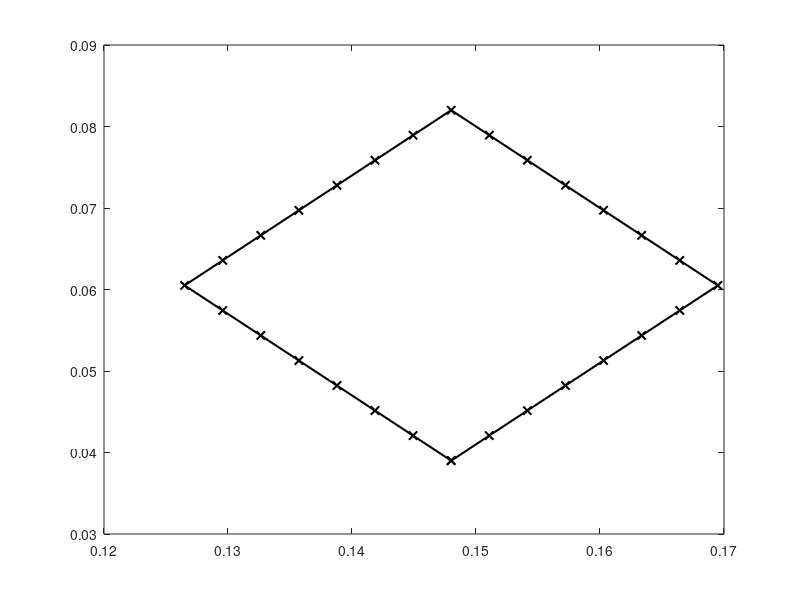

Write the MATLAB code that produced this figure. (Note: this script raises an error after producing the figure.)
% creates the magnetic field h5 file necessary for espic2d
% This uses the geometry of the refurbished 170GHz coaxial gyrotron gun 
% The magnetic field is the one created by the asg magnet 
% Both the magnet and geometry are definde in the Final report of the 
% Development of the european gyrotron CCCGDS6 


%% Define the individual boundaries
rmin=0.039;
rmax=0.082;
zmin=0.107;
zmax=0.189;

rc=0.5*(rmin+rmax);
zc=0.5*(zmin+zmax);
zmin=zc-0.5*(rmax-rmin);
zmax=zc+0.5*(rmax-rmin);

npts=8;
geomcells={};
geomcells{1}.Z=zeros(1,4*npts-3);
geomcells{1}.R=zeros(1,4*npts-3);

geomcells{1}.Z(1)=zc;
geomcells{1}.R(1)=rmin;

i=1;
points=linspace(0,1,npts)'*([zmin,rc]-[zc rmin])+[zc rmin];
geomcells{1}.Z(i+(1:npts-1))=points(2:end,1);
geomcells{1}.R(i+(1:npts-1))=points(2:end,2);

i=i+npts-1;
points=linspace(0,1,npts)'*([zc,rmax]-[zmin rc])+[zmin rc];
geomcells{1}.Z(i+(1:npts-1))=points(2:end,1);
geomcells{1}.R(i+(1:npts-1))=points(2:end,2);

i=i+npts-1;
points=linspace(0,1,npts)'*([zmax,rc]-[zc rmax])+[zc rmax];
geomcells{1}.Z(i+(1:npts-1))=points(2:end,1);
geomcells{1}.R(i+(1:npts-1))=points(2:end,2);

i=i+npts-1;
points=linspace(0,1,npts)'*([zc,rmin]-[zmax rc])+[zmax rc];
geomcells{1}.Z(i+(1:npts-1))=points(2:end,1);
geomcells{1}.R(i+(1:npts-1))=points(2:end,2);


    
geomcells{1}.Z=flip(geomcells{1}.Z);
geomcells{1}.R=flip(geomcells{1}.R);

for k=1:length(geomcells)
geomcells{k}.order=4;
geomcells{k}.dim=2;
geomcells{k}.epsce=1e-9;
geomcells{k}.epsge=1e-9;
geomcells{k}.Dval=0;
geomcells{k}.name=sprintf('Electrode_%i',k);
geomcells{k}.points=[geomcells{k}.Z; geomcells{k}.R];
end

%% Plots
f=figure;
for k=1:length(geomcells)
    plothandle=plot(geomcells{k}.Z, geomcells{k}.R,'k-x','linewidth',1.5);
    hold on
    geomcells{k}.points=[geomcells{k}.Z; geomcells{k}.R];
    order=geomcells{k}.order;
    knots=linspace(0,1,length(geomcells{k}.Z)-(order-2));
    knots=augknt(knots, order);
    sizec=size(geomcells{k}.Z);
    order=length(knots)-sizec(end);
    coeffs=[geomcells{k}.Z; geomcells{k}.R];
    pp=spmak(knots,coeffs);
    s=linspace(0,1,1000);
    fittedpos=fnval(pp,s);
    plot(fittedpos(1,:),fittedpos(2,:),'x-')
end
%axis equal
%[~,cont2]=contour(Zphi,Rphi,Phi,20,'b');
%rectangle('Position',[-0.011, 0.06375, 0.032+0.011, 0.081-0.06375],'EdgeColor','magenta','Linestyle','--')

legend([plothandle],{'Gun geometry', 'Magnetic field lines'},'location','southwest')
f.PaperUnits='centimeters';
f.PaperSize=[12,8];
xlabel('z [m]')
ylabel('r [m]')


% print(f,name,'-dpdf','-fillpage')
% savefig(f,name)
% set(f, 'Color', 'w');
% export_fig(f,name,'-eps')
hold off


%% Save magnetic field and geometry to disk
save=true;
overwrite=true;
if save
    savegeomtoh5('test_rot_square_in.h5',geomcells,1e-2,overwrite);
end

